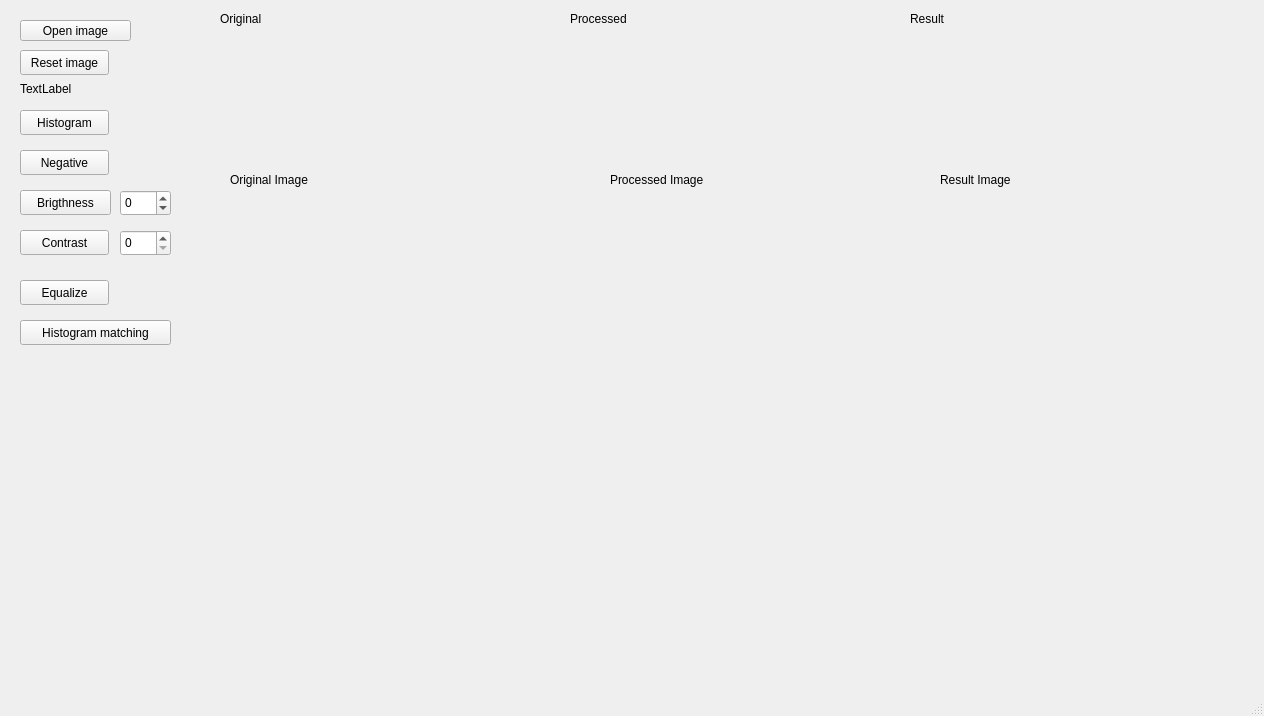
<?xml version="1.0" encoding="UTF-8"?>
<ui version="4.0">
 <class>MainWindow</class>
 <widget class="QMainWindow" name="MainWindow">
  <property name="geometry">
   <rect>
    <x>0</x>
    <y>0</y>
    <width>1264</width>
    <height>716</height>
   </rect>
  </property>
  <property name="windowTitle">
   <string>MainWindow</string>
  </property>
  <widget class="QWidget" name="centralwidget">
   <widget class="QPushButton" name="histogramButton">
    <property name="geometry">
     <rect>
      <x>20</x>
      <y>110</y>
      <width>89</width>
      <height>25</height>
     </rect>
    </property>
    <property name="text">
     <string>Histogram</string>
    </property>
   </widget>
   <widget class="QPushButton" name="openButton">
    <property name="geometry">
     <rect>
      <x>20</x>
      <y>20</y>
      <width>111</width>
      <height>21</height>
     </rect>
    </property>
    <property name="text">
     <string>Open image</string>
    </property>
   </widget>
   <widget class="QLabel" name="oldImage">
    <property name="geometry">
     <rect>
      <x>230</x>
      <y>30</y>
      <width>300</width>
      <height>300</height>
     </rect>
    </property>
    <property name="text">
     <string>Original Image</string>
    </property>
   </widget>
   <widget class="QLabel" name="newImage">
    <property name="geometry">
     <rect>
      <x>610</x>
      <y>30</y>
      <width>300</width>
      <height>300</height>
     </rect>
    </property>
    <property name="text">
     <string>Processed Image</string>
    </property>
   </widget>
   <widget class="QSpinBox" name="brightBox">
    <property name="geometry">
     <rect>
      <x>120</x>
      <y>190</y>
      <width>51</width>
      <height>26</height>
     </rect>
    </property>
    <property name="minimum">
     <number>-255</number>
    </property>
    <property name="maximum">
     <number>255</number>
    </property>
   </widget>
   <widget class="QPushButton" name="brigthButton">
    <property name="geometry">
     <rect>
      <x>20</x>
      <y>190</y>
      <width>91</width>
      <height>25</height>
     </rect>
    </property>
    <property name="text">
     <string>Brigthness</string>
    </property>
   </widget>
   <widget class="QPushButton" name="resetButton">
    <property name="geometry">
     <rect>
      <x>20</x>
      <y>50</y>
      <width>89</width>
      <height>25</height>
     </rect>
    </property>
    <property name="text">
     <string>Reset image</string>
    </property>
   </widget>
   <widget class="QPushButton" name="contrastButton">
    <property name="geometry">
     <rect>
      <x>20</x>
      <y>230</y>
      <width>89</width>
      <height>25</height>
     </rect>
    </property>
    <property name="text">
     <string>Contrast</string>
    </property>
   </widget>
   <widget class="QSpinBox" name="contrastBox">
    <property name="geometry">
     <rect>
      <x>120</x>
      <y>230</y>
      <width>51</width>
      <height>26</height>
     </rect>
    </property>
    <property name="maximum">
     <number>255</number>
    </property>
    <property name="singleStep">
     <number>1</number>
    </property>
    <property name="stepType">
     <enum>QAbstractSpinBox::DefaultStepType</enum>
    </property>
    <property name="displayIntegerBase">
     <number>10</number>
    </property>
   </widget>
   <widget class="QLabel" name="label">
    <property name="geometry">
     <rect>
      <x>20</x>
      <y>80</y>
      <width>67</width>
      <height>17</height>
     </rect>
    </property>
    <property name="text">
     <string>TextLabel</string>
    </property>
   </widget>
   <widget class="QPushButton" name="negativeButton">
    <property name="geometry">
     <rect>
      <x>20</x>
      <y>150</y>
      <width>89</width>
      <height>25</height>
     </rect>
    </property>
    <property name="text">
     <string>Negative</string>
    </property>
   </widget>
   <widget class="QFrame" name="originalChart">
    <property name="geometry">
     <rect>
      <x>180</x>
      <y>360</y>
      <width>350</width>
      <height>300</height>
     </rect>
    </property>
    <layout class="QHBoxLayout" name="horizontalLayout"/>
   </widget>
   <widget class="QFrame" name="newChart">
    <property name="geometry">
     <rect>
      <x>540</x>
      <y>360</y>
      <width>350</width>
      <height>300</height>
     </rect>
    </property>
    <layout class="QHBoxLayout" name="horizontalLayout_2"/>
   </widget>
   <widget class="QPushButton" name="equalizeButton">
    <property name="geometry">
     <rect>
      <x>20</x>
      <y>280</y>
      <width>89</width>
      <height>25</height>
     </rect>
    </property>
    <property name="text">
     <string>Equalize</string>
    </property>
   </widget>
   <widget class="QLabel" name="label_2">
    <property name="geometry">
     <rect>
      <x>220</x>
      <y>10</y>
      <width>67</width>
      <height>17</height>
     </rect>
    </property>
    <property name="text">
     <string>Original</string>
    </property>
   </widget>
   <widget class="QLabel" name="label_3">
    <property name="geometry">
     <rect>
      <x>570</x>
      <y>10</y>
      <width>71</width>
      <height>17</height>
     </rect>
    </property>
    <property name="text">
     <string>Processed</string>
    </property>
   </widget>
   <widget class="QLabel" name="resImage">
    <property name="geometry">
     <rect>
      <x>940</x>
      <y>30</y>
      <width>300</width>
      <height>300</height>
     </rect>
    </property>
    <property name="text">
     <string>Result Image</string>
    </property>
   </widget>
   <widget class="QFrame" name="resChart">
    <property name="geometry">
     <rect>
      <x>900</x>
      <y>360</y>
      <width>350</width>
      <height>300</height>
     </rect>
    </property>
    <layout class="QHBoxLayout" name="horizontalLayout_3"/>
   </widget>
   <widget class="QLabel" name="label_4">
    <property name="geometry">
     <rect>
      <x>910</x>
      <y>10</y>
      <width>71</width>
      <height>17</height>
     </rect>
    </property>
    <property name="text">
     <string>Result</string>
    </property>
   </widget>
   <widget class="QPushButton" name="matchingButton">
    <property name="geometry">
     <rect>
      <x>20</x>
      <y>320</y>
      <width>151</width>
      <height>25</height>
     </rect>
    </property>
    <property name="text">
     <string>Histogram matching</string>
    </property>
   </widget>
  </widget>
  <widget class="QMenuBar" name="menubar">
   <property name="geometry">
    <rect>
     <x>0</x>
     <y>0</y>
     <width>1264</width>
     <height>22</height>
    </rect>
   </property>
  </widget>
  <widget class="QStatusBar" name="statusbar"/>
 </widget>
 <resources/>
 <connections/>
</ui>
